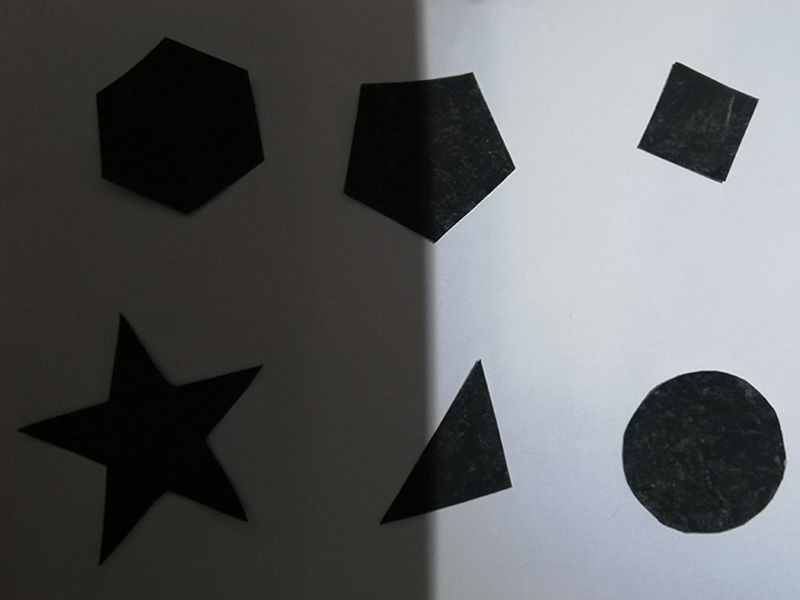
#> input picture withshadow/golgeli.jpg, 800 x 600 px
$ python withinshadow.py
#> lines starting #> are read from the running program, lines starting #| are printed output that depends on the picture; after the words box and inside, x2 and y2 are one past the last pixel; in counts of white or black regions, pixels touching at a corner belong together
import cv2
import numpy as np


img=cv2.imread("golgeli.jpg")
#> img is the input picture: shape (600, 800, 3); mean B, G, R 97.4, 96, 94
ilk=cv2.imread("golgeli.jpg")


imggray=cv2.cvtColor(img,cv2.COLOR_BGR2GRAY)
ret, img125=cv2.threshold(imggray,125,255,cv2.THRESH_BINARY)
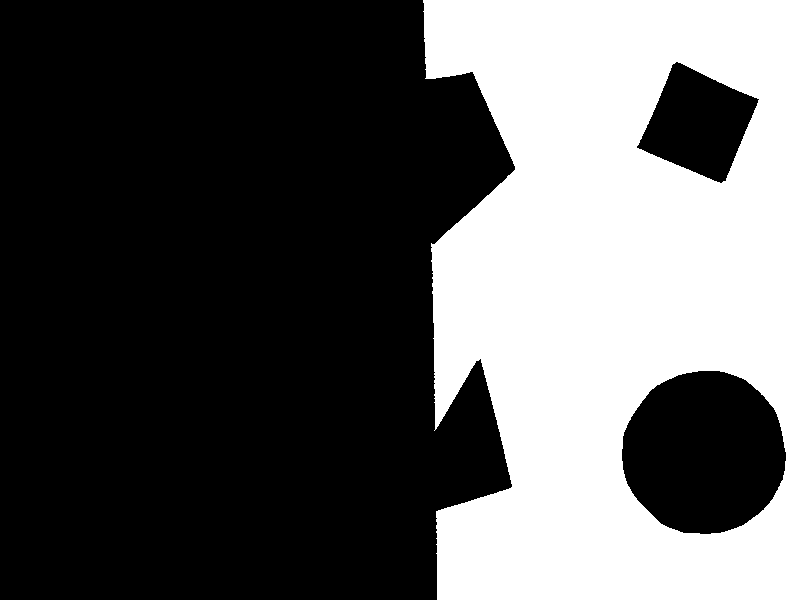
#> img125: shape (600, 800); 36.3% white; 1 white region, box (x1, y1, x2, y2) and area: (423, 0, 800, 600) 174439
ret, img25=cv2.threshold(imggray,15,255,cv2.THRESH_BINARY)
#> img25: shape (600, 800); 88.5% white; 31 black regions (26 under 20 px), largest, box (x1, y1, x2, y2) and area: (18, 314, 262, 565) 21315, (97, 38, 264, 214) 20950, (344, 81, 446, 242) 10464, (381, 427, 440, 524) 2291, (440, 410, 450, 426) 21

#burada 2 farklı threshold uyguluyorum sağı ve solundaki şekilleri daha iyi alabilmek için

#alt kısımda gölgenin başladığı ksıımdan bittiği kısıma bir çizgi çekip sağda kalan siyahları alıp daha önce solda olanlara ekliyorum
for y in range(800):
    if img125[1][y]==255 and img125[1][y-1]==0:
        ilky=y
    if img125[598][y]==255 and img125[598][y-1]==0:
        sony=y


cv2.line(img,(ilky,0),(sony+2,600),(255,0,0),1)
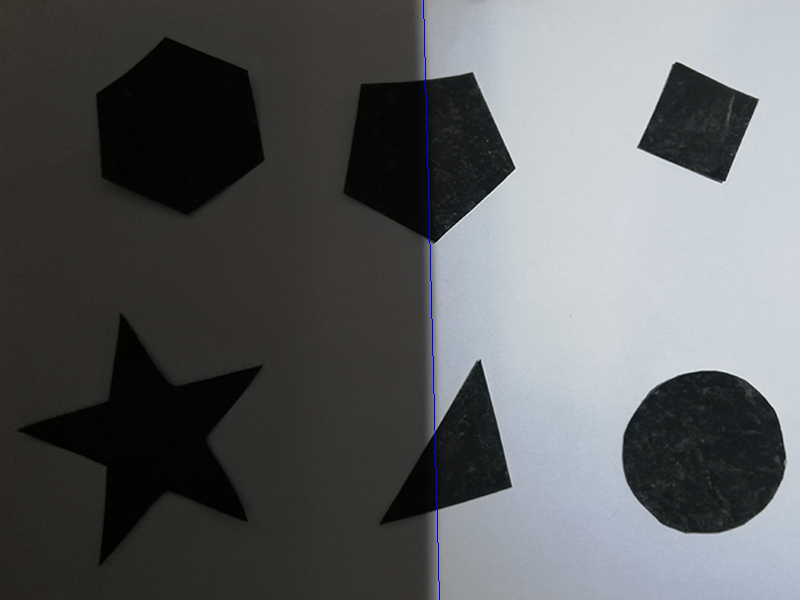
#> img: shape (600, 800, 3); 0.12% of pixels changed, all inside (x1, y1, x2, y2) = (423, 0, 440, 600)


if img[ilky][0][0]==255:
    print("evet")

for x in range (600):
    yeniy=5999
    for y in range(800):
        if y>yeniy:
            img25[x][y]=img125[x][y]
        if img[x][y][0]==255 and img[x][y][1]==0 and img[x][y][2]==0:
            yeniy=y
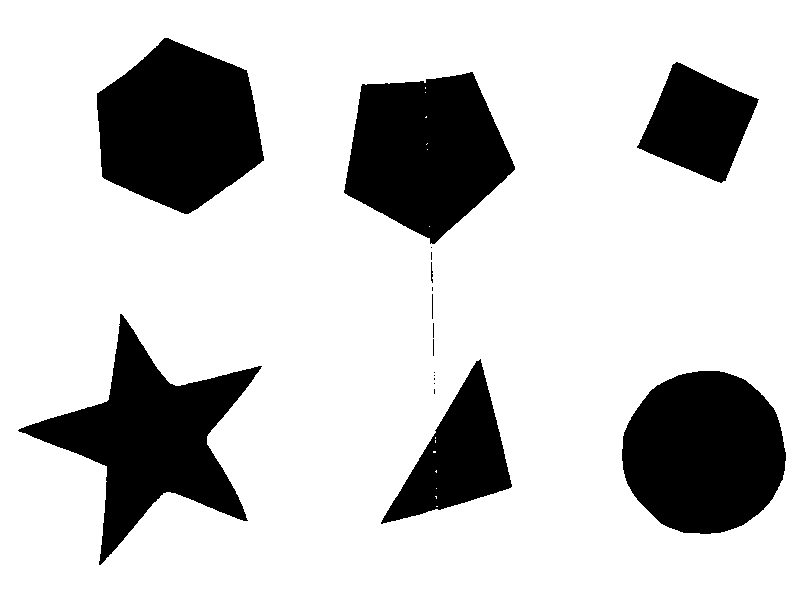
#> img25: shape (600, 800); 78.9% white; 18 black regions (10 under 20 px), largest, box (x1, y1, x2, y2) and area: (18, 314, 262, 565) 21315, (622, 371, 786, 534) 20972, (97, 38, 264, 214) 20950


#bundan sonrası eski kod zaten


font=cv2.FONT_HERSHEY_COMPLEX

img = cv2.GaussianBlur(img25,(11,15),0)
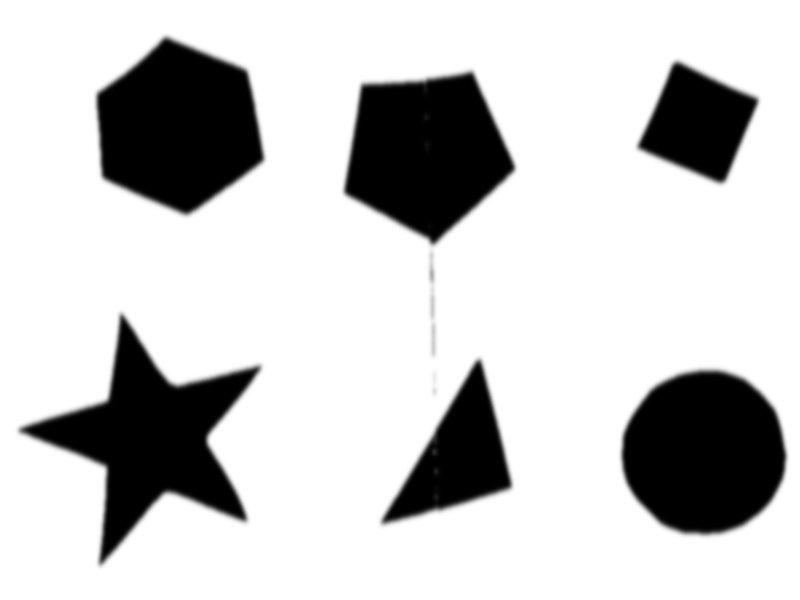
#> img: shape (600, 800); min 0, max 255, mean 201.2
imgic=cv2.GaussianBlur(img25,(17,15),0)


ret, bw=cv2.threshold(img,80,255,cv2.THRESH_BINARY)
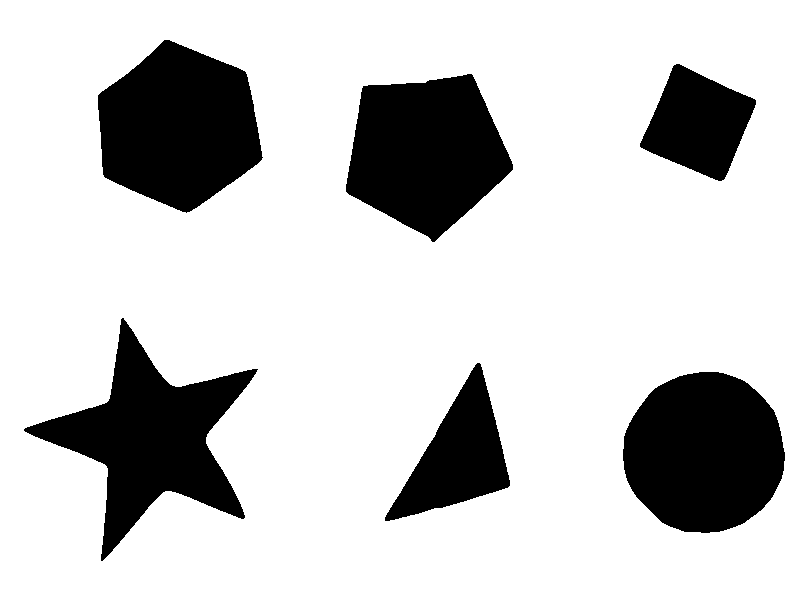
#> bw: shape (600, 800); 79.7% white; 6 black regions, box (x1, y1, x2, y2) and area: (623, 372, 785, 533) 20393, (98, 40, 263, 213) 20329, (24, 318, 258, 561) 20267, (346, 74, 513, 242) 19279, (385, 363, 510, 521) 8929, (640, 64, 756, 181) 8179
ret, bwic=cv2.threshold(imgic,80,255,cv2.THRESH_BINARY_INV)
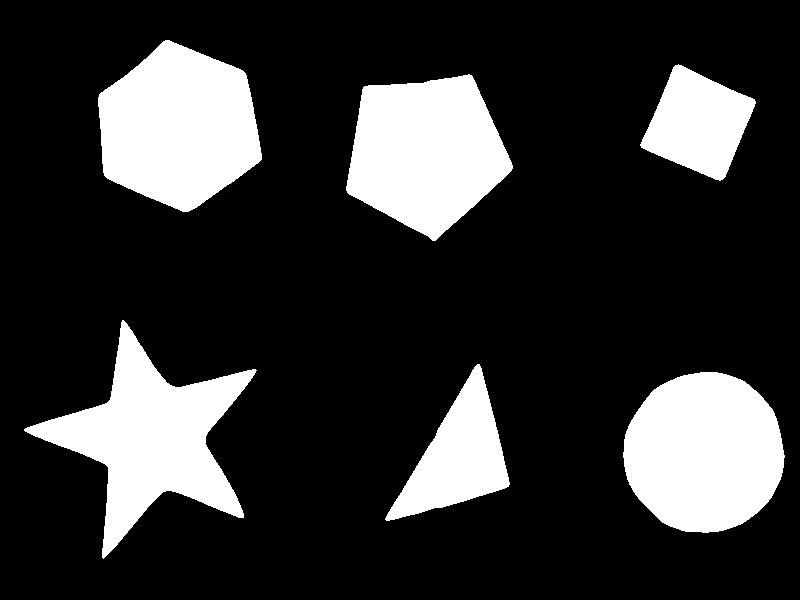
#> bwic: shape (600, 800); 20.1% white; 6 white regions


contours, hierarchy = cv2.findContours(bwic, cv2.RETR_TREE, cv2.CHAIN_APPROX_NONE)
#> contours = 6 contours; box (x1, y1, x2, y2) and area: (623, 372, 785, 533) 20062, (98, 40, 262, 212) 20002, (24, 320, 257, 559) 19692, (346, 74, 513, 241) 18943, (385, 364, 510, 521) 8604, (640, 64, 756, 181) 7934


"""
Burada Matrise  siyah beyaz olmasına göre 0 ve 1 değerlerini atadım
"""

sutun, satır = 800, 600;
Matrix = [[0 for x in range(sutun)] for y in range(satır)]

for x in range (600):
    for y in range(800):
        if(bw[x,y])==255:
            Matrix[x][y]=0

        else:
            Matrix[x][y]=1


say=0;
"""
burada köşeleri karşılaştırdım komşularıyla ve ona göre köşe sayısını buldum

"""
diskenar=[]


for x in range (600):
    for y in range(800):
        numberOfzero=0

        if Matrix[x][y]==1:
            if x>2 and x<598 and y>2 and y<798:
                for w in range (5):
                    for q in range(5):
                        if Matrix[x-2+w][y-2+q]==0:
                            numberOfzero=numberOfzero+1
            if numberOfzero>12:
                diskenar.append((x,y))


                say=say+1
                for a in range (5):
                    for b in range(5):
                        if Matrix[x-2+a][y-2+b]==0:
                            Matrix[x-2+a][y-2+b]=2


sutun, satır = 800, 600;
Matrix = [[0 for x in range(sutun)] for y in range(satır)]

for x in range (600):
    for y in range(800):
        if(bwic[x,y])==255:
            Matrix[x][y]=0

        else:
            Matrix[x][y]=1


sayic=0;

for x in range (600):
    for y in range(800):
        numberOfzero=0

        if Matrix[x][y]==1:
            if x>2 and x<598 and y>2 and y<798:
                for w in range (5):
                    for q in range(5):
                        if Matrix[x-2+w][y-2+q]==0:
                            numberOfzero=numberOfzero+1
            if numberOfzero>12:

                sayic=sayic+1
                diskenar.append((x,y))
                for a in range (5):
                    for b in range(5):
                        if Matrix[x-2+a][y-2+b]==0:
                            Matrix[x-2+a][y-2+b]=2


buyuksayix=0
buyuksayiy=0
kucuksayix=1000
kucuksayiy=1000

"""
burda da contourların en büyük ve en küçük değerlini buldum ve ona göre karşılaştırma yaptım
"""


for kac in range(6):

    buyuksayix=0
    buyuksayiy=0
    kucuksayix=1000
    kucuksayiy=1000
    topla=0
    for contour in range(len(contours[kac])):
        if contours[kac][contour][0][0]>buyuksayix:
            buyuksayix=contours[kac][contour][0][0]

    for contour in range(len(contours[kac])):
        if contours[kac][contour][0][1]>buyuksayiy:
            buyuksayiy=contours[kac][contour][0][1]


    for contour in range(len(contours[kac])):
            if contours[kac][contour][0][1]<kucuksayiy:
                kucuksayiy=contours[kac][contour][0][1]

    for contour in range(len(contours[kac])):
            if contours[kac][contour][0][0]<kucuksayix:
                kucuksayix=contours[kac][contour][0][0]


    for x in range (kucuksayix-10,buyuksayix+10):
            for y in range (kucuksayiy-10,buyuksayiy+10):
                for q in range (len(diskenar)):
                    if y == diskenar[q][0] and x == diskenar[q][1]:
                        topla=topla+1

    yazx=int(((buyuksayix+kucuksayix)/2)-50)
    yazy=int((buyuksayiy+kucuksayiy)/2)
    if topla<2:
        cv2.putText(ilk,"yuvarlak",(yazx,yazy),font,1,(0, 0, 255))
    elif topla==3:
        cv2.putText(ilk,"ucgen",(yazx,yazy),font,1,(0, 0, 255))
    elif topla==4:
        cv2.putText(ilk,"kare",(yazx,yazy),font,1,(0, 0, 255))
    elif topla==5:
        cv2.putText(ilk,"besgen",(yazx,yazy),font,1,(0, 0, 255))
    elif topla==6:
        cv2.putText(ilk,"altigen",(yazx,yazy),font,1,(0, 0, 255))
    elif topla>6:
        cv2.putText(ilk,"yildiz",(yazx,yazy),font,1,(0, 0, 255))
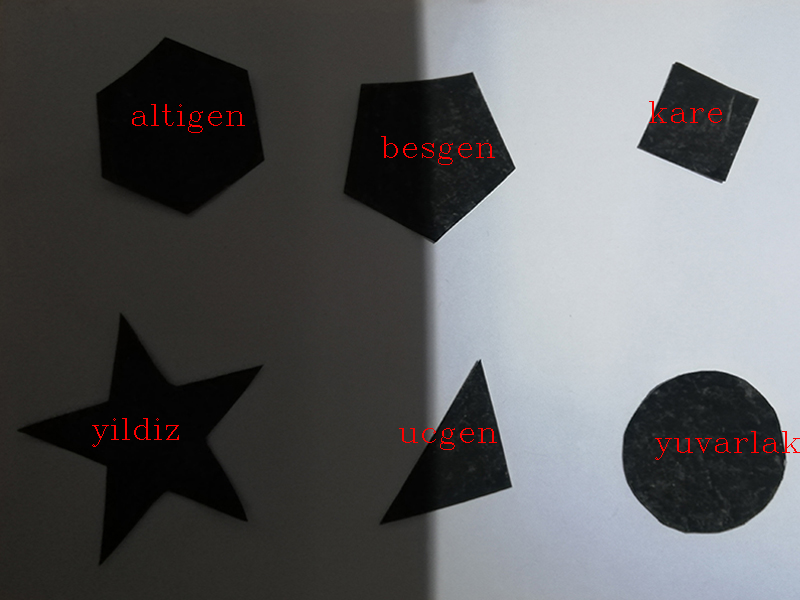
#> ilk: shape (600, 800, 3); 0.51% of pixels changed, all inside (x1, y1, x2, y2) = (92, 101, 800, 460)


cv2.imshow("img2",ilk)


cv2.waitKey(0)

cv2.destroyAllWindows()
